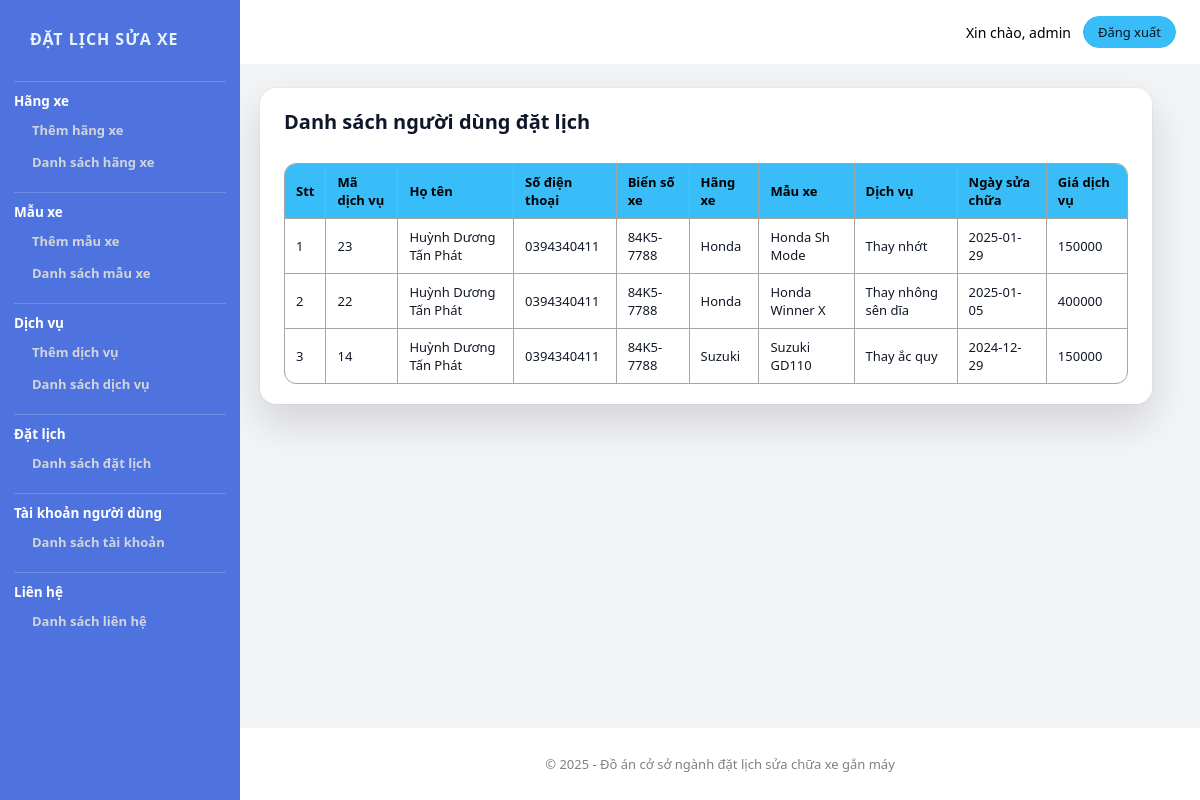
The app's page /admin/datlichlist.php (signed in), older data.
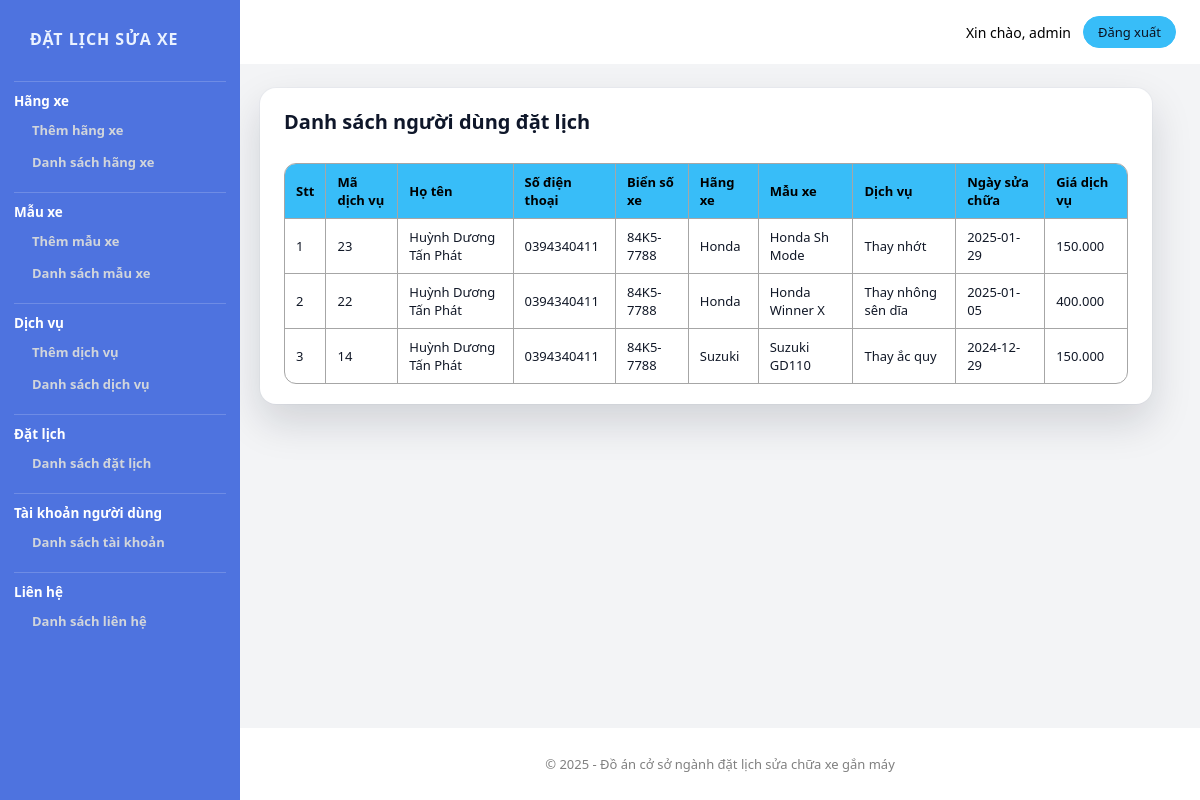
The same page, newer data.
### tables this page shows
CREATE TABLE `tbl_datlich` (
  `datlich_id`    INT(11) NOT NULL AUTO_INCREMENT,
  `user_id`       INT(11) DEFAULT NULL,
  `hoten`         VARCHAR(255) NOT NULL,
  `sdt`           VARCHAR(11) NOT NULL,
  `biensoxe`      VARCHAR(255) NOT NULL,
  `category_id`   INT(11) DEFAULT NULL,    
  `brand_id`      INT(11) DEFAULT NULL,    
  `product_id`    INT(11) DEFAULT NULL,    
  `ngaybd`        DATE NOT NULL,
  `product_price` VARCHAR(11) NOT NULL,       
  PRIMARY KEY (`datlich_id`),
  KEY `idx_dl_product` (`product_id`),
  KEY `idx_dl_cat_brand` (`category_id`,`brand_id`),

  CONSTRAINT `fk_dl_user`
    FOREIGN KEY (`user_id`) REFERENCES `tbl_user`(`user_id`)
    ON DELETE SET NULL ON UPDATE CASCADE,

  CONSTRAINT `fk_dl_category`
    FOREIGN KEY (`category_id`) REFERENCES `tbl_category`(`category_id`)
    ON DELETE SET NULL ON UPDATE CASCADE,

  CONSTRAINT `fk_dl_brand`
    FOREIGN KEY (`brand_id`) REFERENCES `tbl_brand`(`brand_id`)
    ON DELETE SET NULL ON UPDATE CASCADE,

  CONSTRAINT `fk_dl_product`
    FOREIGN KEY (`product_id`) REFERENCES `tbl_product`(`product_id`)
    ON DELETE SET NULL ON UPDATE CASCADE
);

CREATE TABLE `tbl_category` (
  `category_id`   INT(11) NOT NULL AUTO_INCREMENT,
  `category_name` VARCHAR(255) NOT NULL,
  PRIMARY KEY (`category_id`)
);

CREATE TABLE `tbl_brand` (
  `brand_id`    INT(11) NOT NULL AUTO_INCREMENT,
  `category_id` INT(11) NOT NULL,
  `brand_name`  VARCHAR(255) NOT NULL,
  PRIMARY KEY (`brand_id`),
  KEY `idx_brand_category` (`category_id`),
  CONSTRAINT `fk_brand_category`
    FOREIGN KEY (`category_id`) REFERENCES `tbl_category` (`category_id`)
    ON DELETE CASCADE
    ON UPDATE CASCADE
);

CREATE TABLE `tbl_product` (
  `product_id`      INT(11) NOT NULL AUTO_INCREMENT,
  `product_name`    VARCHAR(255) NOT NULL,
  `category_id`     INT(11) NOT NULL,
  `brand_id`        INT(11) NOT NULL,
  `product_price`   VARCHAR(11) NOT NULL,      
  `product_time`    INT(11) NOT NULL,
  `product_phuTung` VARCHAR(255) NOT NULL,
  `product_img`     VARCHAR(255) NOT NULL,
  `product_imgad`   VARCHAR(255) NOT NULL,
  PRIMARY KEY (`product_id`),
  KEY `idx_product_category` (`category_id`),
  KEY `idx_product_brand` (`brand_id`),
  CONSTRAINT `fk_product_category`
    FOREIGN KEY (`category_id`) REFERENCES `tbl_category` (`category_id`)
    ON DELETE CASCADE
    ON UPDATE CASCADE,
  CONSTRAINT `fk_product_brand`
    FOREIGN KEY (`brand_id`) REFERENCES `tbl_brand` (`brand_id`)
    ON DELETE CASCADE
    ON UPDATE CASCADE
);

### admin/database.php (called while the page is built, shortened)
<?php
class Database
{
    public $host = DB_HOST;
    public $user = DB_USER;
    public $pass = DB_PASS;
    public $dbname = DB_NAME;
    public $link;
    public function connectDB()
    {
        $this->link = new mysqli($this->host, $this->user, $this->pass, $this->dbname);
        $this->link->set_charset("utf8mb4");
        return true;
    }
    public function select($query)
    {
        $result = $this->link->query($query);
        return ($result->num_rows > 0) ? $result : false;
    }
}

### copy_productClass.php (called while the page is built, shortened)
<?php
include "admin/database.php";
?>
<?php
class product
{
    public $db;
    public function __construct()
    {
        $this->db = new Database();
    }
    public function show_datLich($user_id = null)
    {
        $query = "SELECT tbl_datlich.*, tbl_category.category_name, tbl_brand.brand_name, tbl_product.product_name
            FROM tbl_datlich
            INNER JOIN tbl_category ON tbl_datlich.category_id = tbl_category.category_id
            INNER JOIN tbl_brand ON tbl_datlich.brand_id = tbl_brand.brand_id
            INNER JOIN tbl_product ON tbl_datlich.product_id = tbl_product.product_id";
        $query .= " ORDER BY tbl_datlich.datlich_id DESC;";
        $result = $this->db->select($query);
        return $result;
    }
}
?>

### admin/datlichlist.php (the view)
<?php
include "header.php";
include "slider.php";
include "../copy_productClass.php";
$product = new product;
$show_datlich = $product->show_datLich();
?>
<div class="admin-contentRight">
    <div class="admin-contentRight-category_list">
    <table>
        <h1>Danh sách người dùng đặt lịch</h1>
        <tr>
            <th>Stt</th>
            <th>Mã dịch vụ</th>
            <th>Họ tên</th>
            <th>Số điện thoại</th>
            <th>Biển số xe</th>
            <th>Hãng xe</th>
            <th>Mẫu xe</th>
            <th>Dịch vụ</th>
            <th>Ngày sửa chữa</th>
            <th>Giá dịch vụ</th>
        </tr>
        <?php
        if ($show_datlich) {
            $i = 0;
            while ($result = $show_datlich->fetch_assoc()) {
                $i++;
        ?>
                <tr>
                    <td><?php echo $i ?></td>
                    <td><?php echo $result['datlich_id'] ?></td>
                    <td><?php echo $result['hoten'] ?></td>
                    <td><?php echo $result['sdt'] ?></td>
                    <td><?php echo $result['biensoxe'] ?></td>
                    <td><?php echo $result['category_name'] ?></td>
                    <td><?php echo $result['brand_name'] ?></td>
                    <td><?php echo $result['product_name'] ?></td>
                    <td><?php echo $result['ngaybd'] ?></td>
                    <td><?php echo $result['product_price'] ?></td>
                </tr>
        <?php
            }
        }
        ?>
    </table>
    </div>
</div>
</section>
<?php
include "footer_admin.php";
?>

Row changes from the older to the newer data that the page shows:
changed tbl_datlich "Honda Sh Mode": product_price "150000" → "150.000"
changed tbl_datlich "Honda Winner X": product_price "400000" → "400.000"
changed tbl_datlich "Suzuki": product_price "150000" → "150.000"
